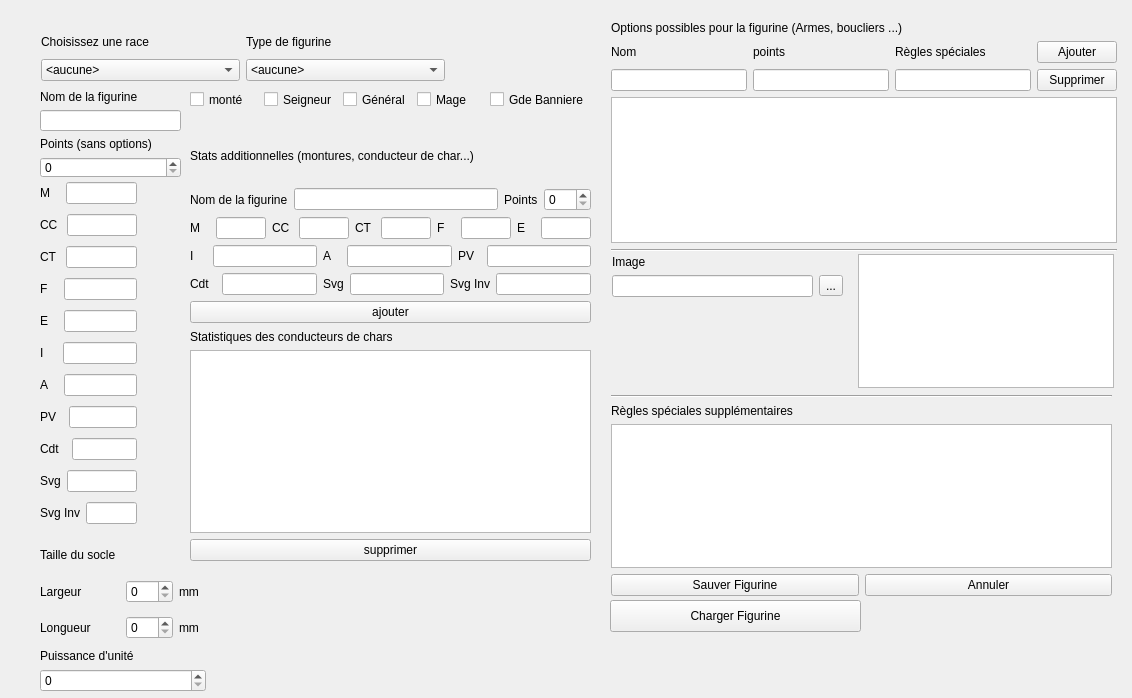
<?xml version="1.0" encoding="UTF-8"?>
<ui version="4.0">
 <class>ModelWindow</class>
 <widget class="QWidget" name="ModelWindow">
  <property name="geometry">
   <rect>
    <x>0</x>
    <y>0</y>
    <width>1132</width>
    <height>698</height>
   </rect>
  </property>
  <property name="windowTitle">
   <string>Form</string>
  </property>
  <widget class="QWidget" name="layoutWidget">
   <property name="geometry">
    <rect>
     <x>40</x>
     <y>90</y>
     <width>141</width>
     <height>88</height>
    </rect>
   </property>
   <layout class="QVBoxLayout" name="verticalLayout_2">
    <item>
     <widget class="QLabel" name="label_2">
      <property name="text">
       <string>Nom de la figurine</string>
      </property>
     </widget>
    </item>
    <item>
     <widget class="QLineEdit" name="lineEditName"/>
    </item>
    <item>
     <widget class="QLabel" name="label_27">
      <property name="text">
       <string>Points (sans options)</string>
      </property>
     </widget>
    </item>
    <item>
     <widget class="QSpinBox" name="spinPoints">
      <property name="maximum">
       <number>999</number>
      </property>
     </widget>
    </item>
   </layout>
  </widget>
  <widget class="QWidget" name="layoutWidget">
   <property name="geometry">
    <rect>
     <x>40</x>
     <y>178</y>
     <width>97</width>
     <height>361</height>
    </rect>
   </property>
   <layout class="QVBoxLayout" name="verticalLayout_3">
    <item>
     <layout class="QHBoxLayout" name="horizontalLayout">
      <item>
       <widget class="QLabel" name="label_4">
        <property name="text">
         <string>M   </string>
        </property>
       </widget>
      </item>
      <item>
       <widget class="QLineEdit" name="lineEditM"/>
      </item>
     </layout>
    </item>
    <item>
     <layout class="QHBoxLayout" name="horizontalLayout_2">
      <item>
       <widget class="QLabel" name="label_5">
        <property name="text">
         <string>CC </string>
        </property>
       </widget>
      </item>
      <item>
       <widget class="QLineEdit" name="lineEditCC"/>
      </item>
     </layout>
    </item>
    <item>
     <layout class="QHBoxLayout" name="horizontalLayout_3">
      <item>
       <widget class="QLabel" name="label_6">
        <property name="text">
         <string>CT </string>
        </property>
       </widget>
      </item>
      <item>
       <widget class="QLineEdit" name="lineEditCT"/>
      </item>
     </layout>
    </item>
    <item>
     <layout class="QHBoxLayout" name="horizontalLayout_4">
      <item>
       <widget class="QLabel" name="label_7">
        <property name="text">
         <string>F   </string>
        </property>
       </widget>
      </item>
      <item>
       <widget class="QLineEdit" name="lineEditF"/>
      </item>
     </layout>
    </item>
    <item>
     <layout class="QHBoxLayout" name="horizontalLayout_5">
      <item>
       <widget class="QLabel" name="label_8">
        <property name="text">
         <string>E   </string>
        </property>
       </widget>
      </item>
      <item>
       <widget class="QLineEdit" name="lineEditE"/>
      </item>
     </layout>
    </item>
    <item>
     <layout class="QHBoxLayout" name="horizontalLayout_8">
      <item>
       <widget class="QLabel" name="label_11">
        <property name="text">
         <string>I    </string>
        </property>
       </widget>
      </item>
      <item>
       <widget class="QLineEdit" name="lineEditI"/>
      </item>
     </layout>
    </item>
    <item>
     <layout class="QHBoxLayout" name="horizontalLayout_7">
      <item>
       <widget class="QLabel" name="label_10">
        <property name="text">
         <string>A   </string>
        </property>
       </widget>
      </item>
      <item>
       <widget class="QLineEdit" name="lineEditA"/>
      </item>
     </layout>
    </item>
    <item>
     <layout class="QHBoxLayout" name="horizontalLayout_6">
      <item>
       <widget class="QLabel" name="label_9">
        <property name="text">
         <string>PV  </string>
        </property>
       </widget>
      </item>
      <item>
       <widget class="QLineEdit" name="lineEditPV"/>
      </item>
     </layout>
    </item>
    <item>
     <layout class="QHBoxLayout" name="horizontalLayout_21">
      <item>
       <widget class="QLabel" name="label_29">
        <property name="text">
         <string>Cdt  </string>
        </property>
       </widget>
      </item>
      <item>
       <widget class="QLineEdit" name="lineEditCdt"/>
      </item>
     </layout>
    </item>
    <item>
     <layout class="QHBoxLayout" name="horizontalLayout_9">
      <item>
       <widget class="QLabel" name="label_12">
        <property name="text">
         <string>Svg</string>
        </property>
       </widget>
      </item>
      <item>
       <widget class="QLineEdit" name="lineEditSvg"/>
      </item>
     </layout>
    </item>
    <item>
     <layout class="QHBoxLayout" name="horizontalLayout_10">
      <item>
       <widget class="QLabel" name="label_13">
        <property name="text">
         <string>Svg Inv</string>
        </property>
       </widget>
      </item>
      <item>
       <widget class="QLineEdit" name="lineEditSvgInv"/>
      </item>
     </layout>
    </item>
   </layout>
  </widget>
  <widget class="QWidget" name="layoutWidget">
   <property name="geometry">
    <rect>
     <x>41</x>
     <y>30</y>
     <width>404</width>
     <height>51</height>
    </rect>
   </property>
   <layout class="QHBoxLayout" name="horizontalLayout_11">
    <item>
     <layout class="QVBoxLayout" name="verticalLayout">
      <item>
       <widget class="QLabel" name="label">
        <property name="text">
         <string>Choisissez une race</string>
        </property>
       </widget>
      </item>
      <item>
       <widget class="QComboBox" name="comboRace">
        <item>
         <property name="text">
          <string>&lt;aucune&gt;</string>
         </property>
        </item>
        <item>
         <property name="text">
          <string>Bretonniens</string>
         </property>
        </item>
        <item>
         <property name="text">
          <string>Chaos</string>
         </property>
        </item>
        <item>
         <property name="text">
          <string>Comtes vampires</string>
         </property>
        </item>
        <item>
         <property name="text">
          <string>Demons du chaos</string>
         </property>
        </item>
        <item>
         <property name="text">
          <string>Elfes Noirs</string>
         </property>
        </item>
        <item>
         <property name="text">
          <string>Empire</string>
         </property>
        </item>
        <item>
         <property name="text">
          <string>Hommes bêtes</string>
         </property>
        </item>
        <item>
         <property name="text">
          <string>Hommes lézards</string>
         </property>
        </item>
        <item>
         <property name="text">
          <string>Hauts Elfes</string>
         </property>
        </item>
        <item>
         <property name="text">
          <string>Nains</string>
         </property>
        </item>
        <item>
         <property name="text">
          <string>Orcs et Gobelins</string>
         </property>
        </item>
        <item>
         <property name="text">
          <string>Rois des tombes</string>
         </property>
        </item>
        <item>
         <property name="text">
          <string>Skavens</string>
         </property>
        </item>
       </widget>
      </item>
     </layout>
    </item>
    <item>
     <layout class="QVBoxLayout" name="verticalLayout_4">
      <item>
       <widget class="QLabel" name="label_14">
        <property name="text">
         <string>Type de figurine</string>
        </property>
       </widget>
      </item>
      <item>
       <widget class="QComboBox" name="comboUnitType">
        <item>
         <property name="text">
          <string>&lt;aucune&gt;</string>
         </property>
        </item>
        <item>
         <property name="text">
          <string>Animal (montures et chars)</string>
         </property>
        </item>
        <item>
         <property name="text">
          <string>Cavalerie</string>
         </property>
        </item>
        <item>
         <property name="text">
          <string>Char</string>
         </property>
        </item>
        <item>
         <property name="text">
          <string>Infanterie</string>
         </property>
        </item>
        <item>
         <property name="text">
          <string>Monstre</string>
         </property>
        </item>
        <item>
         <property name="text">
          <string>Machine de guerre</string>
         </property>
        </item>
        <item>
         <property name="text">
          <string>Personnage</string>
         </property>
        </item>
       </widget>
      </item>
     </layout>
    </item>
   </layout>
  </widget>
  <widget class="QWidget" name="layoutWidget">
   <property name="geometry">
    <rect>
     <x>40</x>
     <y>540</y>
     <width>166</width>
     <height>152</height>
    </rect>
   </property>
   <layout class="QVBoxLayout" name="verticalLayout_5">
    <item>
     <widget class="QLabel" name="label_16">
      <property name="text">
       <string>Taille du socle</string>
      </property>
     </widget>
    </item>
    <item>
     <layout class="QHBoxLayout" name="horizontalLayout_15">
      <item>
       <widget class="QLabel" name="label_20">
        <property name="text">
         <string>Largeur</string>
        </property>
       </widget>
      </item>
      <item>
       <layout class="QHBoxLayout" name="horizontalLayout_13">
        <item>
         <widget class="QSpinBox" name="spinWidth">
          <property name="maximum">
           <number>999</number>
          </property>
         </widget>
        </item>
        <item>
         <widget class="QLabel" name="label_17">
          <property name="text">
           <string>mm</string>
          </property>
         </widget>
        </item>
       </layout>
      </item>
     </layout>
    </item>
    <item>
     <layout class="QHBoxLayout" name="horizontalLayout_14">
      <item>
       <widget class="QLabel" name="label_19">
        <property name="text">
         <string>Longueur</string>
        </property>
       </widget>
      </item>
      <item>
       <layout class="QHBoxLayout" name="horizontalLayout_12">
        <item>
         <widget class="QSpinBox" name="spinLength">
          <property name="maximum">
           <number>999</number>
          </property>
         </widget>
        </item>
        <item>
         <widget class="QLabel" name="label_18">
          <property name="text">
           <string>mm</string>
          </property>
         </widget>
        </item>
       </layout>
      </item>
     </layout>
    </item>
    <item>
     <layout class="QVBoxLayout" name="verticalLayout_6">
      <item>
       <widget class="QLabel" name="label_21">
        <property name="text">
         <string>Puissance d'unité</string>
        </property>
       </widget>
      </item>
      <item>
       <widget class="QSpinBox" name="spinPU"/>
      </item>
     </layout>
    </item>
   </layout>
  </widget>
  <widget class="QWidget" name="layoutWidget">
   <property name="geometry">
    <rect>
     <x>190</x>
     <y>90</y>
     <width>399</width>
     <height>19</height>
    </rect>
   </property>
   <layout class="QHBoxLayout" name="horizontalLayout_20">
    <item>
     <widget class="QCheckBox" name="checkMounted">
      <property name="text">
       <string>monté</string>
      </property>
     </widget>
    </item>
    <item>
     <widget class="QCheckBox" name="checkLord">
      <property name="text">
       <string>Seigneur</string>
      </property>
     </widget>
    </item>
    <item>
     <widget class="QCheckBox" name="checkGeneral">
      <property name="text">
       <string>Général</string>
      </property>
     </widget>
    </item>
    <item>
     <widget class="QCheckBox" name="checkMage">
      <property name="text">
       <string>Mage</string>
      </property>
     </widget>
    </item>
    <item>
     <widget class="QCheckBox" name="checkGB">
      <property name="text">
       <string>Gde Banniere</string>
      </property>
     </widget>
    </item>
   </layout>
  </widget>
  <widget class="QPushButton" name="pushButtonLoad">
   <property name="geometry">
    <rect>
     <x>610</x>
     <y>600</y>
     <width>251</width>
     <height>32</height>
    </rect>
   </property>
   <property name="text">
    <string>Charger Figurine</string>
   </property>
  </widget>
  <widget class="QGraphicsView" name="graphicsView">
   <property name="geometry">
    <rect>
     <x>858</x>
     <y>254</y>
     <width>256</width>
     <height>134</height>
    </rect>
   </property>
  </widget>
  <widget class="QWidget" name="">
   <property name="geometry">
    <rect>
     <x>612</x>
     <y>254</y>
     <width>231</width>
     <height>43</height>
    </rect>
   </property>
   <layout class="QVBoxLayout" name="verticalLayout_7">
    <item>
     <widget class="QLabel" name="label_22">
      <property name="text">
       <string>Image</string>
      </property>
     </widget>
    </item>
    <item>
     <layout class="QHBoxLayout" name="horizontalLayout_16">
      <item>
       <widget class="QLineEdit" name="lineEditImage"/>
      </item>
      <item>
       <widget class="QToolButton" name="toolButtonImage">
        <property name="text">
         <string>...</string>
        </property>
       </widget>
      </item>
     </layout>
    </item>
   </layout>
  </widget>
  <widget class="QWidget" name="">
   <property name="geometry">
    <rect>
     <x>611</x>
     <y>395</y>
     <width>501</width>
     <height>201</height>
    </rect>
   </property>
   <layout class="QVBoxLayout" name="verticalLayout_14">
    <item>
     <widget class="Line" name="line_2">
      <property name="orientation">
       <enum>Qt::Horizontal</enum>
      </property>
     </widget>
    </item>
    <item>
     <layout class="QVBoxLayout" name="verticalLayout_13">
      <item>
       <widget class="QLabel" name="label_15">
        <property name="text">
         <string>Règles spéciales supplémentaires</string>
        </property>
       </widget>
      </item>
      <item>
       <widget class="QTextEdit" name="textEdit"/>
      </item>
     </layout>
    </item>
    <item>
     <layout class="QHBoxLayout" name="horizontalLayout_18">
      <item>
       <widget class="QPushButton" name="pushButtonSave">
        <property name="text">
         <string>Sauver Figurine</string>
        </property>
       </widget>
      </item>
      <item>
       <widget class="QPushButton" name="pushButtonCancel">
        <property name="text">
         <string>Annuler</string>
        </property>
       </widget>
      </item>
     </layout>
    </item>
   </layout>
  </widget>
  <widget class="QWidget" name="">
   <property name="geometry">
    <rect>
     <x>611</x>
     <y>21</y>
     <width>506</width>
     <height>231</height>
    </rect>
   </property>
   <layout class="QVBoxLayout" name="verticalLayout_17">
    <item>
     <layout class="QVBoxLayout" name="verticalLayout_8">
      <item>
       <widget class="QLabel" name="label_23">
        <property name="text">
         <string>Options possibles pour la figurine (Armes, boucliers ...)</string>
        </property>
       </widget>
      </item>
      <item>
       <layout class="QHBoxLayout" name="horizontalLayout_17">
        <item>
         <layout class="QVBoxLayout" name="verticalLayout_11">
          <item>
           <widget class="QLabel" name="label_24">
            <property name="text">
             <string>Nom</string>
            </property>
           </widget>
          </item>
          <item>
           <widget class="QLineEdit" name="lineOptionName"/>
          </item>
         </layout>
        </item>
        <item>
         <layout class="QVBoxLayout" name="verticalLayout_10">
          <item>
           <widget class="QLabel" name="label_25">
            <property name="text">
             <string>points</string>
            </property>
           </widget>
          </item>
          <item>
           <widget class="QLineEdit" name="lineEditOptionPts"/>
          </item>
         </layout>
        </item>
        <item>
         <layout class="QVBoxLayout" name="verticalLayout_9">
          <item>
           <widget class="QLabel" name="label_26">
            <property name="text">
             <string>Règles spéciales</string>
            </property>
           </widget>
          </item>
          <item>
           <widget class="QLineEdit" name="lineEditOptionSpec"/>
          </item>
         </layout>
        </item>
        <item>
         <layout class="QVBoxLayout" name="verticalLayout_12">
          <item>
           <widget class="QPushButton" name="addOption">
            <property name="text">
             <string>Ajouter</string>
            </property>
           </widget>
          </item>
          <item>
           <widget class="QPushButton" name="deleteOption">
            <property name="text">
             <string>Supprimer</string>
            </property>
           </widget>
          </item>
         </layout>
        </item>
       </layout>
      </item>
      <item>
       <widget class="QTreeView" name="viewOptions"/>
      </item>
     </layout>
    </item>
    <item>
     <widget class="Line" name="line">
      <property name="orientation">
       <enum>Qt::Horizontal</enum>
      </property>
     </widget>
    </item>
   </layout>
  </widget>
  <widget class="QWidget" name="">
   <property name="geometry">
    <rect>
     <x>190</x>
     <y>330</y>
     <width>401</width>
     <height>231</height>
    </rect>
   </property>
   <layout class="QVBoxLayout" name="verticalLayout_20">
    <item>
     <layout class="QVBoxLayout" name="verticalLayout_16">
      <item>
       <widget class="QLabel" name="label_28">
        <property name="text">
         <string>Statistiques des conducteurs de chars</string>
        </property>
       </widget>
      </item>
      <item>
       <widget class="QTreeView" name="viewModelCrew"/>
      </item>
      <item>
       <widget class="QPushButton" name="pushButtonAdd_2">
        <property name="text">
         <string>supprimer</string>
        </property>
       </widget>
      </item>
     </layout>
    </item>
   </layout>
  </widget>
  <widget class="QWidget" name="">
   <property name="geometry">
    <rect>
     <x>190</x>
     <y>130</y>
     <width>401</width>
     <height>193</height>
    </rect>
   </property>
   <layout class="QVBoxLayout" name="verticalLayout_21">
    <item>
     <layout class="QHBoxLayout" name="horizontalLayout_57">
      <item>
       <widget class="QLabel" name="label_54">
        <property name="text">
         <string>Stats additionnelles (montures, conducteur de char...)</string>
        </property>
       </widget>
      </item>
     </layout>
    </item>
    <item>
     <layout class="QHBoxLayout" name="horizontalLayout_58">
      <item>
       <widget class="QLabel" name="label_66">
        <property name="text">
         <string>Nom de la figurine</string>
        </property>
       </widget>
      </item>
      <item>
       <widget class="QLineEdit" name="lineEditName2"/>
      </item>
      <item>
       <widget class="QLabel" name="label_67">
        <property name="text">
         <string>Points</string>
        </property>
       </widget>
      </item>
      <item>
       <widget class="QSpinBox" name="spinPoints2">
        <property name="maximum">
         <number>999</number>
        </property>
       </widget>
      </item>
     </layout>
    </item>
    <item>
     <layout class="QHBoxLayout" name="horizontalLayout_56">
      <item>
       <layout class="QHBoxLayout" name="horizontalLayout_43">
        <item>
         <widget class="QLabel" name="label_55">
          <property name="text">
           <string>M   </string>
          </property>
         </widget>
        </item>
        <item>
         <widget class="QLineEdit" name="lineEditM2"/>
        </item>
       </layout>
      </item>
      <item>
       <layout class="QHBoxLayout" name="horizontalLayout_44">
        <item>
         <widget class="QLabel" name="label_56">
          <property name="text">
           <string>CC </string>
          </property>
         </widget>
        </item>
        <item>
         <widget class="QLineEdit" name="lineEditCC2"/>
        </item>
       </layout>
      </item>
      <item>
       <layout class="QHBoxLayout" name="horizontalLayout_45">
        <item>
         <widget class="QLabel" name="label_57">
          <property name="text">
           <string>CT </string>
          </property>
         </widget>
        </item>
        <item>
         <widget class="QLineEdit" name="lineEditCT2"/>
        </item>
       </layout>
      </item>
      <item>
       <layout class="QHBoxLayout" name="horizontalLayout_46">
        <item>
         <widget class="QLabel" name="label_58">
          <property name="text">
           <string>F   </string>
          </property>
         </widget>
        </item>
        <item>
         <widget class="QLineEdit" name="lineEditF2"/>
        </item>
       </layout>
      </item>
      <item>
       <layout class="QHBoxLayout" name="horizontalLayout_47">
        <item>
         <widget class="QLabel" name="label_59">
          <property name="text">
           <string>E   </string>
          </property>
         </widget>
        </item>
        <item>
         <widget class="QLineEdit" name="lineEditE2"/>
        </item>
       </layout>
      </item>
     </layout>
    </item>
    <item>
     <layout class="QHBoxLayout" name="horizontalLayout_55">
      <item>
       <layout class="QHBoxLayout" name="horizontalLayout_48">
        <item>
         <widget class="QLabel" name="label_60">
          <property name="text">
           <string>I    </string>
          </property>
         </widget>
        </item>
        <item>
         <widget class="QLineEdit" name="lineEditI2"/>
        </item>
       </layout>
      </item>
      <item>
       <layout class="QHBoxLayout" name="horizontalLayout_49">
        <item>
         <widget class="QLabel" name="label_61">
          <property name="text">
           <string>A   </string>
          </property>
         </widget>
        </item>
        <item>
         <widget class="QLineEdit" name="lineEditA2"/>
        </item>
       </layout>
      </item>
      <item>
       <layout class="QHBoxLayout" name="horizontalLayout_50">
        <item>
         <widget class="QLabel" name="label_62">
          <property name="text">
           <string>PV  </string>
          </property>
         </widget>
        </item>
        <item>
         <widget class="QLineEdit" name="lineEditPV2"/>
        </item>
       </layout>
      </item>
     </layout>
    </item>
    <item>
     <layout class="QHBoxLayout" name="horizontalLayout_54">
      <item>
       <layout class="QHBoxLayout" name="horizontalLayout_51">
        <item>
         <widget class="QLabel" name="label_63">
          <property name="text">
           <string>Cdt  </string>
          </property>
         </widget>
        </item>
        <item>
         <widget class="QLineEdit" name="lineEditCdt2"/>
        </item>
       </layout>
      </item>
      <item>
       <layout class="QHBoxLayout" name="horizontalLayout_52">
        <item>
         <widget class="QLabel" name="label_64">
          <property name="text">
           <string>Svg</string>
          </property>
         </widget>
        </item>
        <item>
         <widget class="QLineEdit" name="lineEditSvg2"/>
        </item>
       </layout>
      </item>
      <item>
       <layout class="QHBoxLayout" name="horizontalLayout_53">
        <item>
         <widget class="QLabel" name="label_65">
          <property name="text">
           <string>Svg Inv</string>
          </property>
         </widget>
        </item>
        <item>
         <widget class="QLineEdit" name="lineEditSvgInv2"/>
        </item>
       </layout>
      </item>
     </layout>
    </item>
    <item>
     <widget class="QPushButton" name="pushButtonAdd">
      <property name="text">
       <string>ajouter</string>
      </property>
     </widget>
    </item>
   </layout>
  </widget>
 </widget>
 <resources/>
 <connections/>
</ui>
